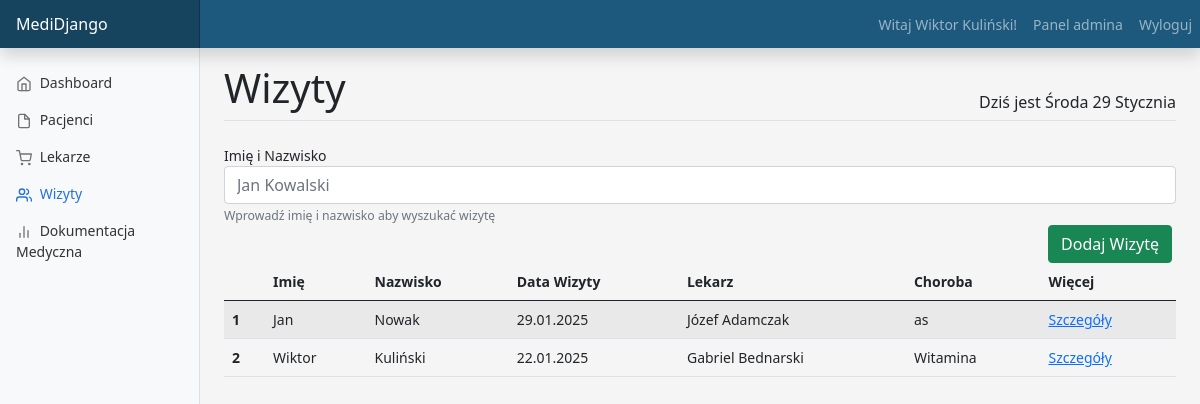
Page /visits (signed in) on the committed database.
### main/models.py (models this page shows, shortened)
class Patient(models.Model):
    user = models.OneToOneField(User, null=False, on_delete=models.CASCADE)
    name = models.CharField(max_length=20, default="")
    surname = models.CharField(max_length=30, default="")
    address = models.OneToOneField(Address, null=True, on_delete=models.CASCADE)
    date_of_birth = models.DateField(default='2000-01-01')
    phone_number = models.CharField(default="", null=False, max_length=9)

class Visit(models.Model):
    title = models.CharField(null=False, default="", max_length=20)
    patient = models.ForeignKey(Patient, on_delete=models.SET_NULL, null=True)
    doctor = models.ForeignKey(Doctor,on_delete=models.SET_NULL, null=True)
    disease = models.ForeignKey(Disease,on_delete=models.SET_NULL, null=True)
    medicine_dosage = models.OneToOneField(Dosage, on_delete=models.CASCADE, null=True,blank=True)
    notes = models.CharField(null=True, blank=True, max_length=300)
    date = models.DateField()

class Doctor(models.Model):
    user = models.OneToOneField(User, null=False, on_delete=models.CASCADE)
    address = models.OneToOneField(Address, null=False, on_delete=models.CASCADE, default="")
    name = models.CharField(max_length=20, null=False, default="")
    surname = models.CharField(max_length=20, null=False, default="")
    phone_number = models.CharField(default="", null=False, max_length=9)
    specialization = models.CharField(max_length=50, null=False, default="")
    def __str__(self):
        return f"{self.name} {self.surname}"

class Disease(models.Model):
    title = models.CharField(null=False, default="", max_length=20)
    symptoms = models.CharField(null=True, blank=True, max_length=50)

### visits/views.py (the view)
# urls.py: path('', include('visits.urls')),
@login_required(login_url="login")
def visits(request):
    if have_group.is_receptionist(request.user) or have_group.is_doctor(request.user):
        if 'q' in request.GET:
            q = request.GET['q']
            multiple_q = Q(Q(patient__name__icontains=q) | Q(patient__surname__icontains=q))
            data = Visit.objects.filter(multiple_q)
        else:
            data = Visit.objects.all()
        context = {'active_app': 'visits', 'data': data}
        return render(request, 'visits/visits.html', context=context)
    else:
        current_user_id = request.user.id
        patient = Patient.objects.get(user=current_user_id)
        data = Visit.objects.filter(patient=patient.id)
        context = {'active_app': 'visits', 'data': data}
        return render(request, 'visits/visits.html', context=context)

### main/templatetags/have_group.py (called while the page is built)
@register.filter(name='is_receptionist')
def is_receptionist(user):
    return user.groups.filter(name='Recepcjonista').exists()

### visits/templates/visits/visits.html (shortened to what this page needs)
{% extends "main/dashboard.html" %}
{% load have_group %}
{% block content_title %}Wizyty{% endblock %}
{% block content_main %}
{% if request.user|is_receptionist or is_doctor%}
<form>
  <div class="form-group">
    <label for="q">Imię i Nazwisko</label>
    <input type="search" class="form-control" id="q" name="q" placeholder="Jan Kowalski">
    <small class="form-text text-muted">Wprowadź imię i nazwisko aby wyszukać wizytę</small>
  </div>
</form>
<div class="d-flex justify-content-end">
    <a class="btn btn-success me-1" href="{% url 'visit_add' %}" role="button">Dodaj Wizytę</a>
</div>
{% endif %}
<div class="table-responsive">
        <table class="table table-striped">
            <thead>
                <tr>
                  <th scope="col"></th>
                  <th scope="col">Imię</th>
                  <th scope="col">Nazwisko</th>
                  <th scope="col">Data Wizyty</th>
                  <th scope="col">Lekarz</th>
                  <th scope="col">Choroba</th>
                  <th scope="col">Więcej</th>
                </tr>
            </thead>
            <tbody>
              {% for visit in data %}
                <tr>
                    <th scope="row">{{ forloop.counter }}</th>
                    <td>{{ visit.patient.name }}</td>
                    <td>{{ visit.patient.surname }}</td>
                    <td>{{ visit.date|date:"j.m.Y" }}</td>
                    <td>{{ visit.doctor }}</td>
                    <td>{{ visit.disease.title }}</td>
                    <td><a href="{% url 'view_visit' visit.id %}">Szczegóły</a></td>
                </tr>
              {% endfor %}
            </tbody>
        </table>
      </div>
{% endblock %}

### main/templates/main/dashboard.html (shortened to what this page needs)
{% load static %}
{% load have_group %}
<!doctype html>
<html lang="en">
  <head>
<link href="{% static 'assets/dist/css/bootstrap.min.css' %}" rel="stylesheet">
    <link href="{% static 'css/dashboard.css' %}" rel="stylesheet">
    <link href="{% static 'css/custom.css' %}" rel="stylesheet">
  </head>
  <body>
<header class="navbar navbar-color navbar-dark sticky-top flex-md-nowrap p-0 shadow">
  <a class="navbar-brand col-md-3 col-lg-2 me-0 px-3" href="#">MediDjango</a>
  <nav class="navbar-expand-lg">
      <div class="collapse navbar-collapse" id="navbarNav">
          <ul class="navbar-nav">
              {% if user.is_authenticated %}
              <li class="nav-item"><span class="nav-link">Witaj {{ user.patient.name }} {{ user.patient.surname }}!</span></li>
              {% else %}
                  Użytkownik niezalogowany.
              {% endif %}
              {% if user.is_staff %}
                <li class="nav-item"><a class="nav-link" href="{% url 'admin:index' %}">Panel admina</a></li>
              {% endif %}
              <li class="nav-item"><a class="nav-link" href="{% url 'user_logout' %}">Wyloguj</a></li>
          </ul>
      </div>
  </nav>
</header>
<div class="container-fluid">
  <div class="row">
    <nav id="sidebarMenu" class="col-md-3 col-lg-2 d-md-block bg-light sidebar collapse">
      <div class="position-sticky pt-3">
        <ul class="nav flex-column">
          <li class="nav-item">
            <a class="nav-link {% if active_app == 'dashboard' %}active{% endif %}" aria-current="page" href="{% url 'dashboard' %}">
              <span data-feather="home"></span>
              Dashboard
            </a>
          </li>
          {% if request.user|is_receptionist %}
          <li class="nav-item">
            <a class="nav-link {% if active_app == 'patients' %}active{% endif %}" href="{% url 'patients' %}">
              <span data-feather="file"></span>
              Pacjenci
            </a>
          </li>
          <li class="nav-item">
            <a class="nav-link {% if active_app == 'doctors' %}active{% endif %}" href="{% url 'doctors' %}">
              <span data-feather="shopping-cart"></span>
              Lekarze
            </a>
          </li>
          {% endif %}
          <li class="nav-item">
            <a class="nav-link {% if active_app == 'visits' %}active{% endif %}" href="{% url 'visits' %}">
              <span data-feather="users"></span>
              Wizyty
            </a>
          </li>
          <li class="nav-item">
            <a class="nav-link {% if active_app == 'documentation' %}active{% endif %}" href="{% url 'documentation' %}">
              <span data-feather="bar-chart-2"></span>
              Dokumentacja Medyczna
            </a>
          </li>
      </div>
    </nav>
    <main class="col-md-9 ms-sm-auto col-lg-10 px-md-4">
      <div class="d-flex justify-content-between align-items-end pt-3 mb-4 border-bottom">
        <h1>{% block content_title %}Dashboard{% endblock %}</h1>
        <h6 id="clock" class="text-end">
        </h6>
      </div>
      <div>
          {% block content_main %}{% endblock %}
      </div>
    </main>
  </div>
</div>
  </body>
</html>

### static/css/dashboard.css (style rules this page uses)
body { font-size: .875rem; background-color: #f5f5f5; }
.feather { width: 16px; height: 16px; vertical-align: text-bottom; }
.sidebar { position: fixed; top: 0; bottom: 0; left: 0; z-index: 100; padding: 48px 0 0; box-shadow: inset -1px 0 0 rgba(0, 0, 0, .1); }
.sidebar .nav-link { font-weight: 500; color: #333; }
.sidebar .nav-link .feather { margin-right: 4px; color: #727272; }
.sidebar .nav-link.active { color: #2470dc; }
.sidebar .nav-link:hover .feather, .sidebar .nav-link.active .feather { color: inherit; }
.navbar-color { background-color: #1D597D; }
.navbar-brand { padding-top: .75rem; padding-bottom: .75rem; font-size: 1rem; background-color: rgba(0, 0, 0, .25); box-shadow: inset -1px 0 0 rgba(0, 0, 0, .25); }

### rows in the picture
Visit: patient.name "Jan", patient.surname "Nowak", date "29.01.2025", doctor "Józef Adamczak", disease "as"
Visit: patient.name "Wiktor", patient.surname "Kuliński", date "22.01.2025", doctor "Gabriel Bednarski", disease "Witamina"

### other values in the picture
{{ user.patient.name }} "Wiktor"
{{ user.patient.surname }} "Kuliński"
